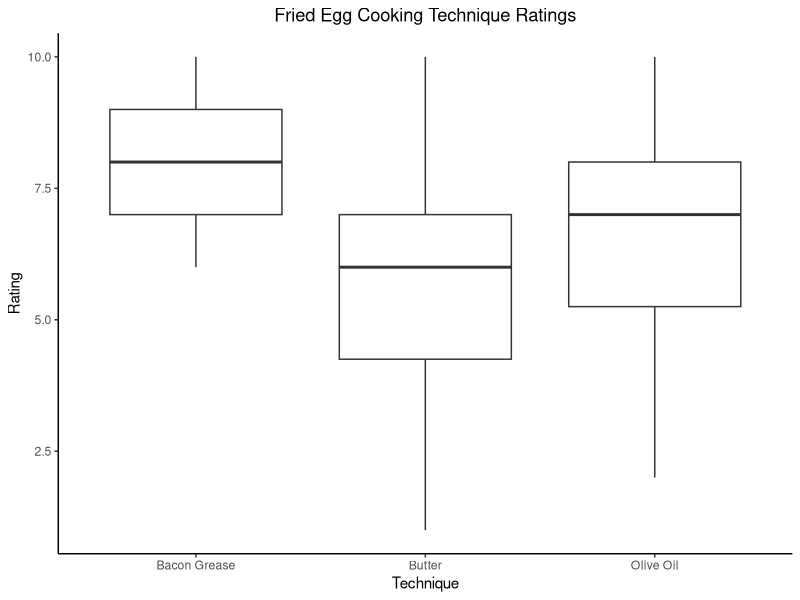

R code for this plot:
# STAT 7220 - Post Hoc Test Code ##

library(tidyverse)
library(readxl)

## Read in Egg Data ##

egg_data <- read_excel("Egg Rating.xlsx")

## Perform Descriptive Analysis ##

library(rstatix)

egg_data |>
  group_by(Technique) |>
  get_summary_stats(Rating,type="mean_sd") |>
  select(Technique,mean,sd)

## So bacon grease seems to be the most preferred method
## followed by olive oil and butter. Based on the standard
## deviations, it seems like our ultimate conclusion will
## be that we should go with bacon grease. ##

## Generate a Boxplot ##

egg_data |>
  ggplot(aes(x=Technique,y=Rating)) +
  geom_boxplot() +
  labs(title = "Fried Egg Cooking Technique Ratings") +
  theme_classic() +
  theme(plot.title=element_text(hjust=0.50))

## As we can see, Bacon Grease doesn't have much overlap
## with the other two groups which gives us a similar result
## to what our means/sds were telling us. Butter and 
## Olive Oil have a lot of overlap which may indicate
## that they are not significantly different. ##

## Let's build the ANOVA model ##

egg_mod <- aov(Rating ~ Technique, data=egg_data)

## Evaluate the Result ##

library(broom)

egg_mod |>
  tidy()

## So we can see that the p-value is less than 0.05 which
## indicates that there is a significant difference between
## at least two of the groups. But it doesn't tell us
## which groups are different. ##

## To make this determination, we must perform a post hoc test ##

## Perform Tukey's HSD ##

TukeyHSD(egg_mod) |>
  tidy() |>
  select(contrast,estimate,adj.p.value)

## So we can see that we have two significant differences:
## Bacon Grease vs. Butter and Bacon Grease vs. Olive Oil. ##
## This confirms our suspicions that Bacon Grease is the
## best method for frying eggs according to consumer tastes ##